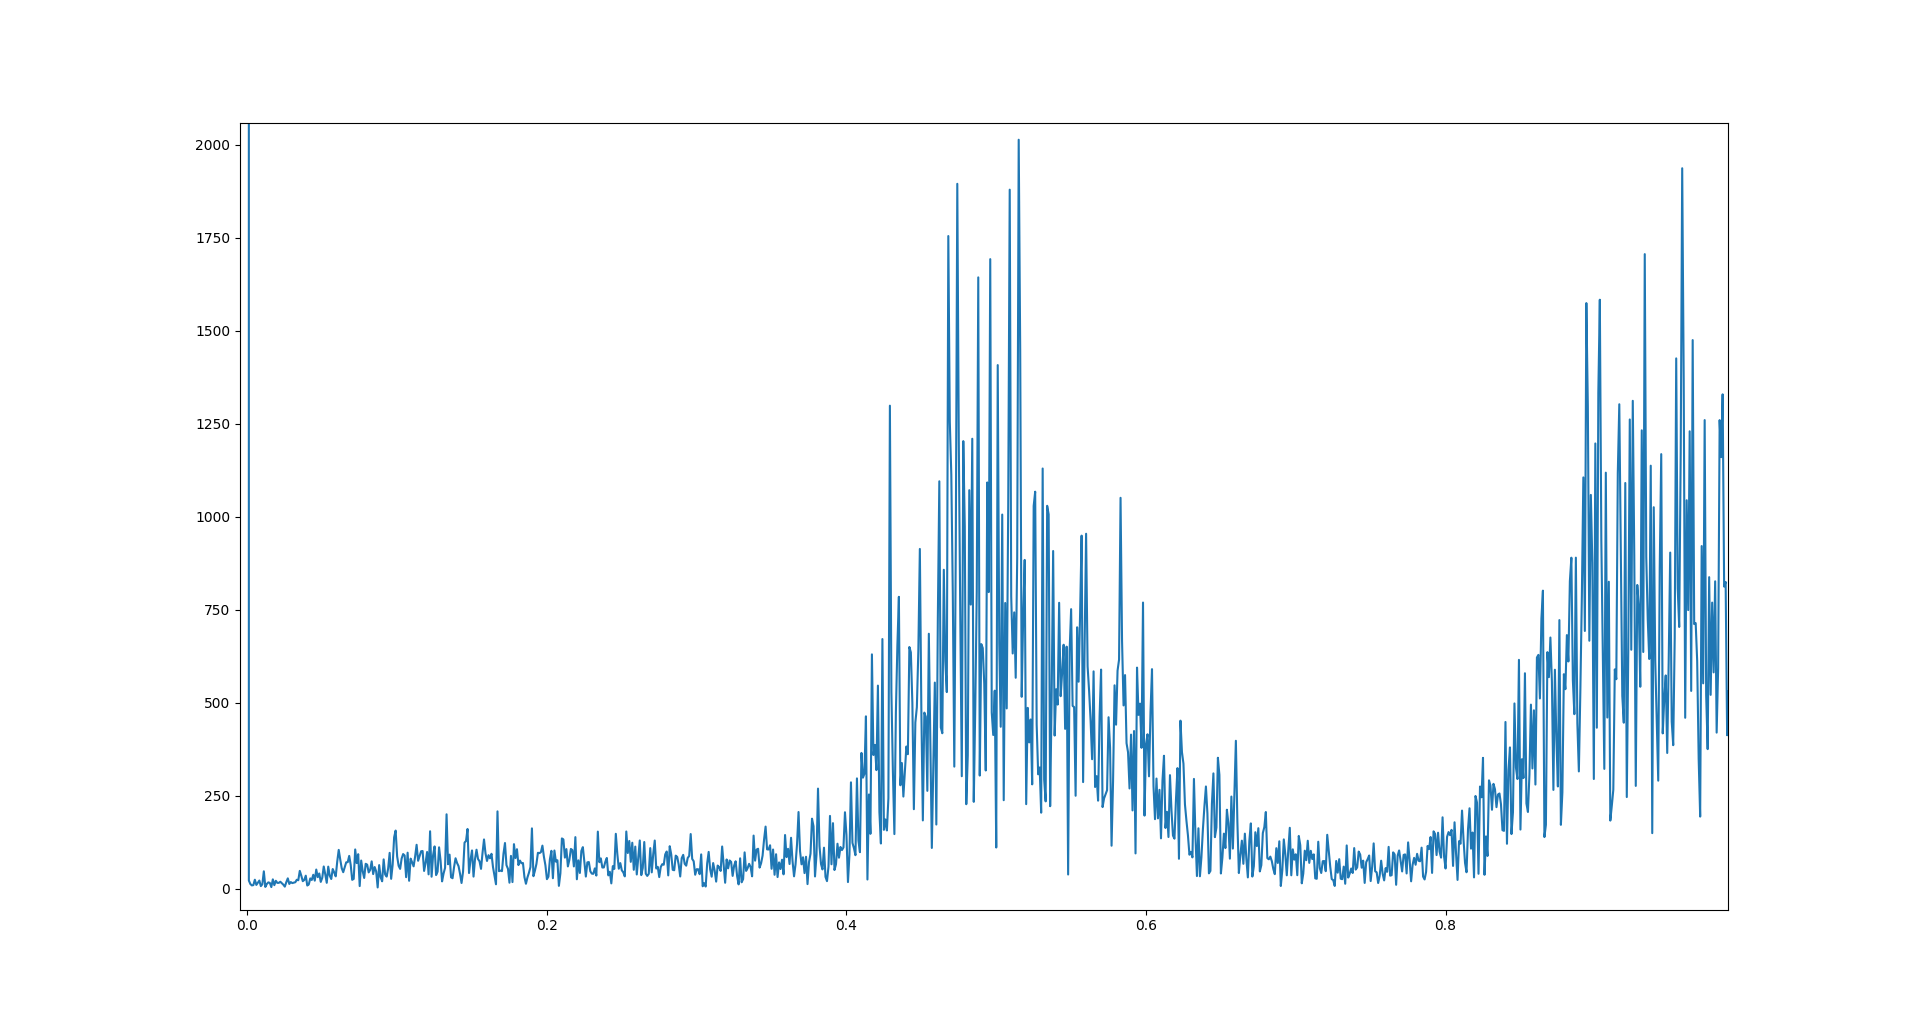

This chart was generated by the following Python code:

import numpy as np
import matplotlib.pyplot as plt
import datetime

fptr=open("./physiology/sub019_film 2_ECG.csv",'r')
raw_data = fptr.read()
ts_data = raw_data.split('\n')#time_split data
len_of_tsdata = len(ts_data)-1#get 2d vector each row's end length

print ("Film 1 total time of ",len_of_tsdata," secs")

for i in range(len(ts_data)):
    ts_data[i]=ts_data[i].split(',')
start_time=datetime.datetime.strptime("16:40:08","%H:%M:%S")#time of show stimulation
end_time=datetime.datetime.strptime("16:46:28","%H:%M:%S")#time of show questionnaire
#change timestamp to object parsing with the format "%H:%M:%S"
print ("Film 1 start time of %H:%M:%S",start_time," ")
print ("Film 1 end time of %H:%M:%S",end_time," ")
total_sec=0
start_index=0
#find which time in the csv 2d vector file in what row shall we start
for i in range(0,len_of_tsdata):
	temp_time=datetime.datetime.strptime(ts_data[i][0]," %H:%M:%S.")
	if(start_time<=temp_time):
		total_sec+=1 #ok to start find the start point
		break;
	else:
		start_index=i+1 #keep accumulating the starting index to find in which row of csv file is the start point of watching video
#find the start_index of the 2d array in what row shall we sart to append data that is we really watch the video

final_data = np.array(ts_data[start_index][1:])#initilaization of the final y axis data to plot


#keep append, append until the video ends
for i in range(start_index,len_of_tsdata):
	temp_time=datetime.datetime.strptime(ts_data[i][0]," %H:%M:%S.") #uniformalize the time format
	if(start_time<=temp_time and temp_time<=end_time): #is in the interval, append
		total_sec+=1
		final_data = np.append(final_data,ts_data[i][1:])
	else: #out of interval , append ends
		break

final_data = final_data.astype(float)
fft_final_data = np.fft.fft(final_data)
#print("Avreage amplitude : ",average_amplitude)
#print("Total video watching time is ",end_time-start_time,"  len of final data is  ",len(final_data)) #will be 375000
time_axis = np.arange(0,total_sec,0.001,float) #from 0 to 10 seconds, the difference between each is 0.001 (as sampling freq = 1000 Hz)
#plot as the floating type
fft_final_data_abs = np.absolute(fft_final_data)
plt.plot(time_axis,fft_final_data_abs)#since we sample from 0 to 10 with precision 0.001(1000hz)
plt.show()
